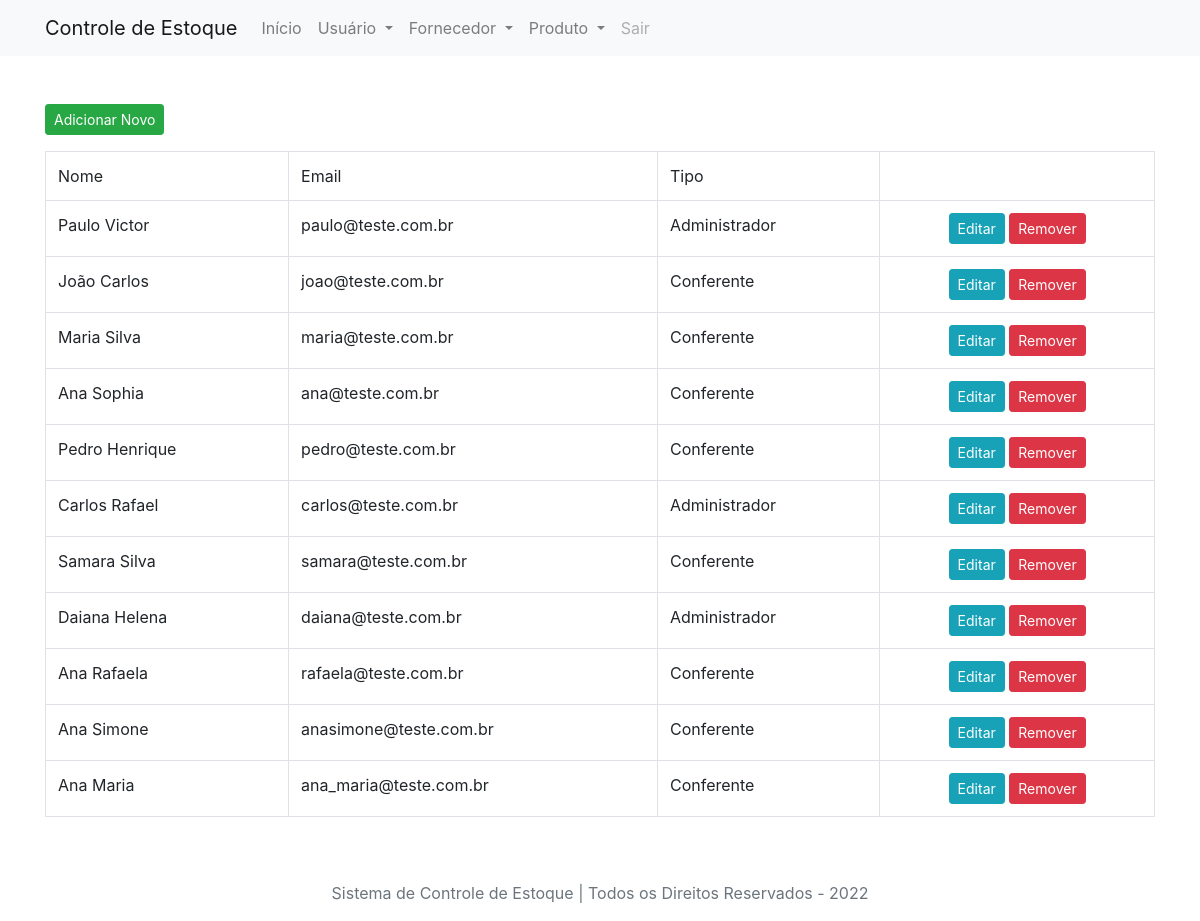
The page /user/ on the database its author committed.
### tables this page shows
CREATE TABLE `user` (
  `id_user` int(11) NOT NULL,
  `name_user` varchar(100) NOT NULL,
  `email_user` varchar(50) NOT NULL,
  `pass_user` varchar(32) NOT NULL,
  `type_user` varchar(20) NOT NULL,
  `status_user` varchar(20) NOT NULL
);

### App/Controllers/Controller.php (called while the page is built, shortened)
<?php
	abstract class Controller
	{
		private   $viewVar;
		public function render($view)
		{
			$viewVar = $this->getViewVar();
			require_once PATH . '/App/Views/layouts/header.php';
			require_once PATH . '/App/Views/layouts/menu.php';
        	require_once PATH . '/App/Views/' . $view . '.php';
        	require_once PATH . '/App/Views/layouts/footer.php';
		}
		public function getViewVar()
		{
			return $this->viewVar;
		}
		public function setViewParam($varName, $varValue)
		{
			if ($varName != "" && $varValue != "")
			{
				$this->viewVar[$varName] = $varValue;
			}
		}
	}

### App/Controllers/UserController.php (called while the page is built, shortened)
<?php
	class UserController extends Controller
	{
		public function index()
		{
			$userDAO = new UserDAO();
        	self::setViewParam('listUsers', $userDAO->list());
			$this->render('/user/index');
		}
	}

### index.php (called while the page is built, shortened)
<?php
	try
	{
    	$app = new App();
    	$app->run();
	} catch(\Exception $e) {
    	$oError = new Error($e);
    	$oError->render();
	}

### App/Models/DAO/BaseDAO.php (called while the page is built, shortened)
<?php
abstract class BaseDAO
{
    private $connection;
    public function __construct()
    {
        $this->connection = Connection::getConnection();
    }
    public function select($sql)
    {
        if(!empty($sql))
        {
            return $this->connection->query($sql);
        }
    }
}

### App/Libs/Connection.php (called while the page is built, shortened)
<?php
    class Connection
    {
        private static $connection;
        public static function getConnection()
        {
            $pdoConfig  = DB_DRIVER . ":". "host=" . DB_HOST . ";";
            $pdoConfig .= "dbname=".DB_NAME.";";
            try
            {
                if(!isset(self::$connection))
                {
                    self::$connection = new PDO($pdoConfig, DB_USER, DB_PASSWORD);
                    self::$connection->setAttribute(PDO::ATTR_ERRMODE, PDO::ERRMODE_EXCEPTION);
                }
                return self::$connection;
            } catch(PDOException $e){
                throw new Exception("Erro ao conectar com o banco de dados!", 500);
            }
        }
    }

### App/Models/DAO/userDAO.php (called while the page is built, shortened)
<?php
class UserDAO extends BaseDAO
{
    public function list($id_user = null)
    {
        if($id_user)
        {
            $result = $this->select(
                "SELECT * FROM user WHERE id_user = $id_user"
            );
            return $result->fetchObject(User::class);
        } else {
            $result = $this->select(
                "SELECT * FROM user"
            );
            return $result->fetchAll(\PDO::FETCH_CLASS, User::class);
        }
        return false;
    }
}

### App/Models/Entities/User.php (called while the page is built, shortened)
<?php
	class User
	{
		private $id_user;
		private $name_user;
		private $email_user;
		private $type_user;
		public function getIdUser()
		{
			return $this->id_user;
		}
		public function getNameUser()
		{
			return $this->name_user;
		}
		public function getEmailUser()
		{
			return $this->email_user;
		}
		public function getTypeUser()
		{
			return $this->type_user;
		}
	}

### App/Views/user/index.php (the view, shortened to what this page needs)
<div class="container mb-5">
    <div class="row">
        <div class="col-md-12 mt-5 mb-3">
            <a href="http://<?php echo APP_HOST; ?>/user/register" class="btn btn-success btn-sm">Adicionar Novo</a>
        </div>
        <div class="col-md-12">
            <?php
                if(!count($viewVar['listUsers'])){
            ?>
                <div class="alert alert-info" role="alert">Não há produtos cadastrados!</div>
            <?php
                } else {
            ?>
                <div class="table-responsive">
                    <table class="table table-bordered table-hover">
                        <tr>
                            <td class="info">Nome</td>
                            <td class="info">Email</td>
                            <td class="info">Tipo</td>
                            <td class="info"></td>
                        </tr>
                        <?php
                            foreach($viewVar['listUsers'] as $user)
                            {
                        ?>
                            <tr>
                                <td><?php echo $user->getNameUser(); ?></td>
                                <td><?php echo $user->getEmailUser(); ?></td>
                                <td><?php echo $user->getTypeUser(); ?></td>
                                <td>
                                    <center>
                                        <a href="http://<?php echo APP_HOST; ?>/user/edit/<?php echo $user->getIdUser(); ?>" class="btn btn-info btn-sm">Editar</a>
                                        <a href="http://<?php echo APP_HOST; ?>/user/delete/<?php echo $user->getIdUser(); ?>" class="btn btn-danger btn-sm">Remover</a>
                                    </center>
                                </td>
                            </tr>
                        <?php
                            }
                        ?>
                    </table>
                </div>
            <?php
                }
            ?>
        </div>
    </div>
</div>

### rows shown on the page
user: name_user "Paulo Victor", email_user "paulo@teste.com.br", type_user "Administrador"
user: name_user "João Carlos", email_user "joao@teste.com.br", type_user "Conferente"
user: name_user "Maria Silva", email_user "maria@teste.com.br", type_user "Conferente"
user: name_user "Ana Sophia", email_user "ana@teste.com.br", type_user "Conferente"
user: name_user "Pedro Henrique", email_user "pedro@teste.com.br", type_user "Conferente"
user: name_user "Carlos Rafael", email_user "carlos@teste.com.br", type_user "Administrador"
user: name_user "Samara Silva", email_user "samara@teste.com.br", type_user "Conferente"
user: name_user "Daiana Helena", email_user "daiana@teste.com.br", type_user "Administrador"
user: name_user "Ana Rafaela", email_user "rafaela@teste.com.br", type_user "Conferente"
user: name_user "Ana Simone", email_user "anasimone@teste.com.br", type_user "Conferente"
user: name_user "Ana Maria", email_user "ana_maria@teste.com.br", type_user "Conferente"
